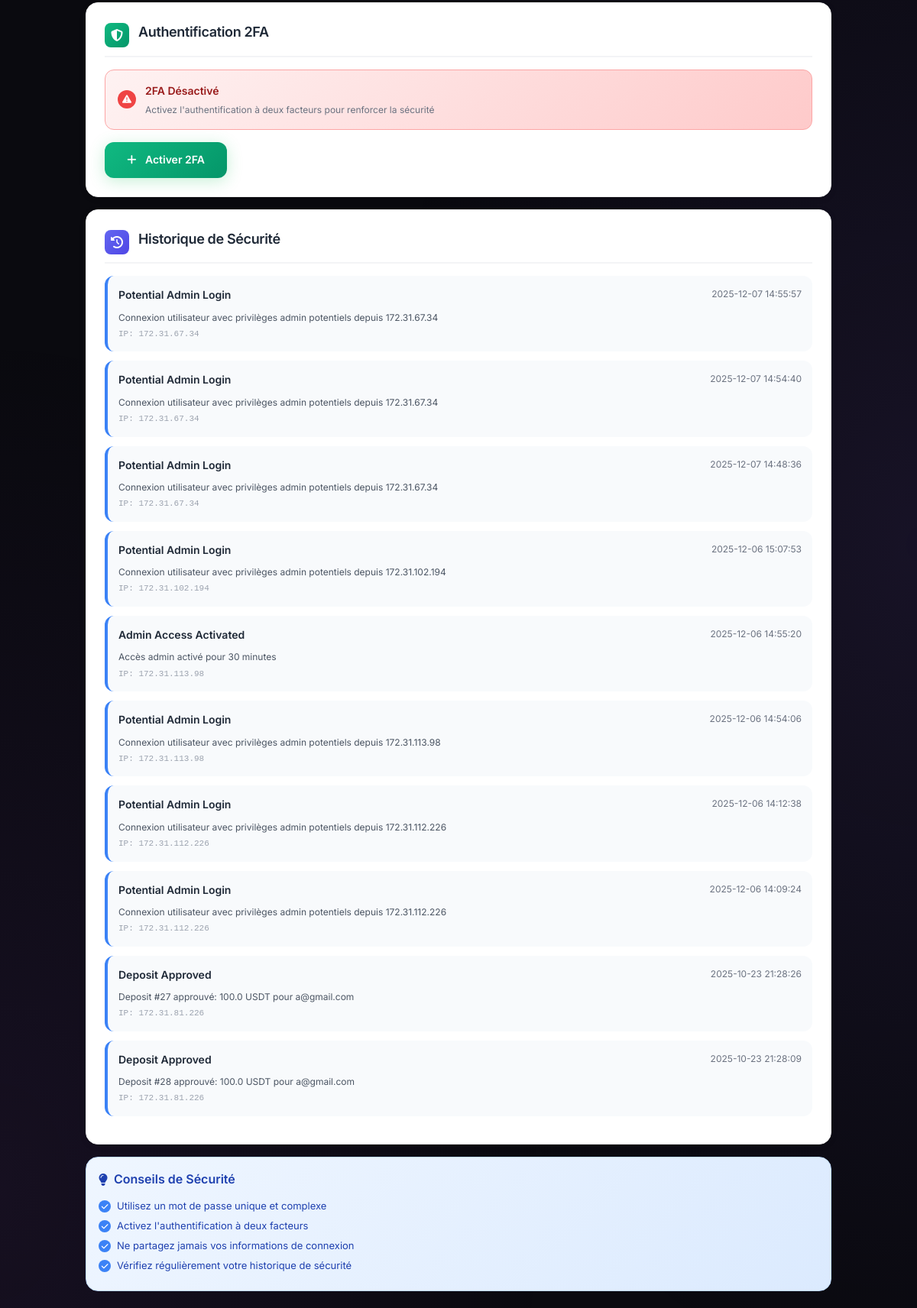
Page /security (signed in, middle part) on the earlier database version.
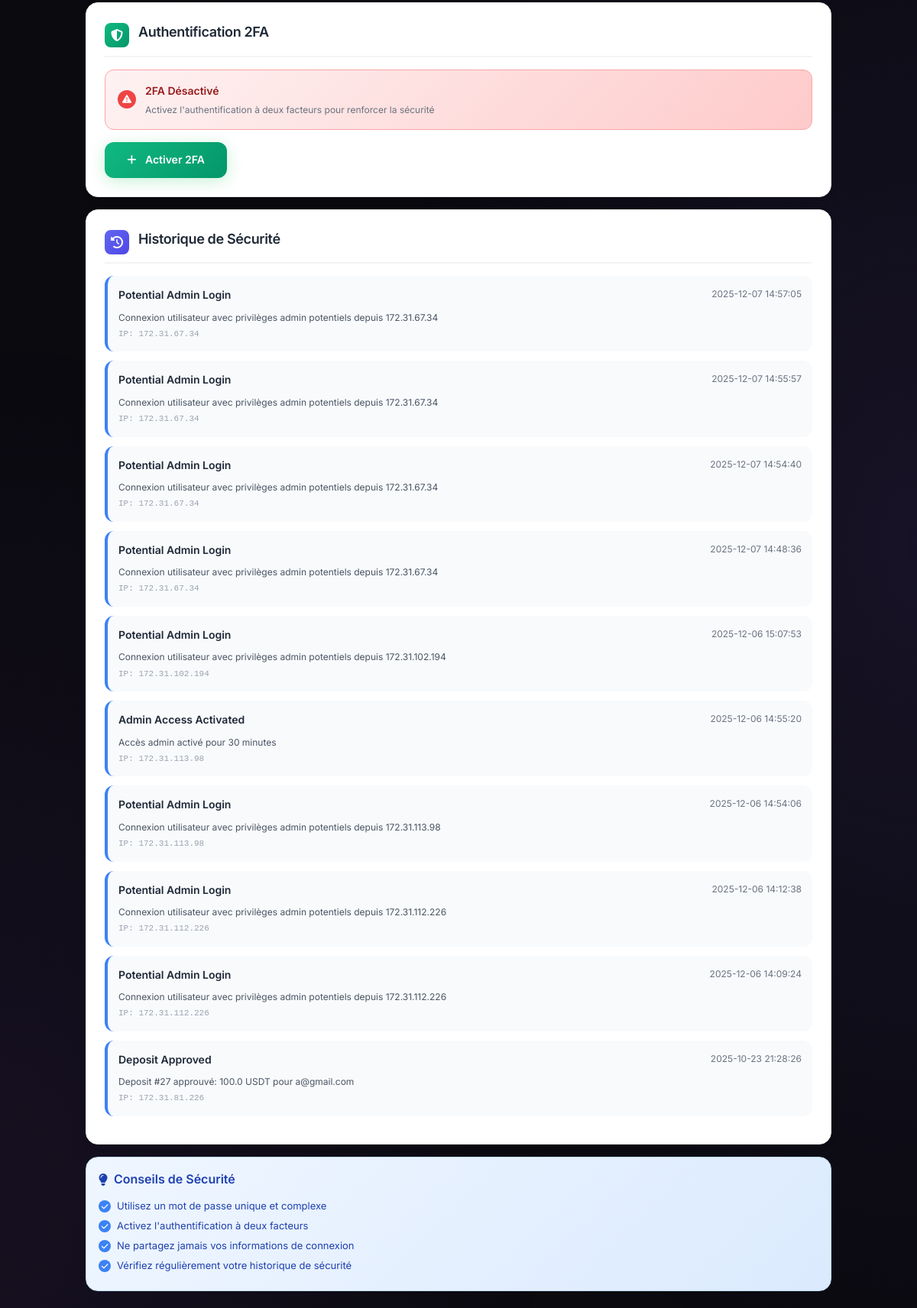
Same page on the later database version.
### tables this page shows
CREATE TABLE security_logs (
            id INTEGER PRIMARY KEY AUTOINCREMENT,
            user_id INTEGER NOT NULL,
            action TEXT NOT NULL,
            details TEXT,
            ip_address TEXT,
            user_agent TEXT,
            created_at TIMESTAMP DEFAULT CURRENT_TIMESTAMP,
            FOREIGN KEY (user_id) REFERENCES users (id)
        );

### main.py (the view)
@app.route('/security')
@login_required
def security_settings():
    conn = get_db_connection()
    user = conn.execute('SELECT * FROM users WHERE id = ?', (session['user_id'],)).fetchone()
    try:
        conn.execute('''
            CREATE TABLE IF NOT EXISTS security_logs (
                id INTEGER PRIMARY KEY AUTOINCREMENT,
                user_id INTEGER NOT NULL,
                action TEXT NOT NULL,
                details TEXT,
                ip_address TEXT,
                user_agent TEXT,
                created_at TIMESTAMP DEFAULT CURRENT_TIMESTAMP,
                FOREIGN KEY (user_id) REFERENCES users (id)
            )
        ''')
        conn.commit()
    except Exception as e:
        print(f"Erreur création table security_logs: {e}")
    try:
        security_logs = conn.execute('''
            SELECT * FROM security_logs
            WHERE user_id = ?
            ORDER BY created_at DESC
            LIMIT 10
        ''', (session['user_id'],)).fetchall()
    except Exception as e:
        print(f"Erreur récupération logs: {e}")
        security_logs = []
    conn.close()
    return render_template('security.html', user=user, security_logs=security_logs)

### main.py (called while the page is built, shortened)
def login_required(f):
    @wraps(f)
    def decorated_function(*args, **kwargs):
        if 'user_id' not in session:
            return redirect(url_for('login'))
        return f(*args, **kwargs)
    return decorated_function

def get_db_connection():
    import time
    max_retries = 5
    for attempt in range(max_retries):
        try:
            conn = sqlite3.connect(DATABASE, timeout=60.0)
            conn.row_factory = sqlite3.Row
            conn.execute('PRAGMA journal_mode=WAL;')
            conn.execute('PRAGMA busy_timeout=60000;')  # 60 seconds timeout
            conn.execute('PRAGMA synchronous=NORMAL;')  # Better performance
            conn.execute('PRAGMA cache_size=10000;')     # Larger cache
            conn.execute('PRAGMA temp_store=memory;')    # Use memory for temp
            return conn
        except Exception as e:
            print(f"❌ Unexpected database error: {e}")
            raise e
    return conn

### templates/security.html (shortened to what the changed rows need)
{% extends "base.html" %}
{% block content %}
<div class="security-container">
    <div class="security-card">
        <div class="section-header">
            <h2 class="section-title">Authentification 2FA</h2>
        </div>
    </div>
    <div class="security-card">
        <div class="section-header">
            <h2 class="section-title">Historique de Sécurité</h2>
        </div>
        {% if security_logs %}
        <div>
            {% for log in security_logs %}
            <div class="log-item">
                <div class="log-header">
                    <div class="log-action">{{ log.action.replace('_', ' ').title() }}</div>
                    <div class="log-time">{{ log.created_at[:19].replace('T', ' ') if log.created_at else 'N/A' }}</div>
                </div>
                {% if log.details %}
                <div class="log-details">{{ log.details }}</div>
                {% endif %}
                {% if log.ip_address %}
                <div class="log-ip">IP: {{ log.ip_address }}</div>
                {% endif %}
            </div>
            {% endfor %}
        </div>
        {% else %}
        <div style="text-align: center; padding: 2rem; color: #6b7280;">
            <i class="fas fa-info-circle" style="font-size: 2rem; margin-bottom: 0.5rem; opacity: 0.5;"></i>
            <p>Aucun événement de sécurité enregistré</p>
        </div>
        {% endif %}
    </div>
</div>
{% endblock %}

Differences in the rows shown:
no longer on this page (row unchanged): security_logs: action.replace "Deposit Approved", created_at "2025-10-23 21:28:09", details "Deposit #28 approuvé: 100.0 USDT pour a@gmail.com", ip_address "172.31.81.226"
added security_logs: action.replace "Potential Admin Login", created_at "2025-12-07 14:57:05", details "Connexion utilisateur avec privilèges admin potentiels depuis 172.31.67.34", ip_address "172.31.67.34"
